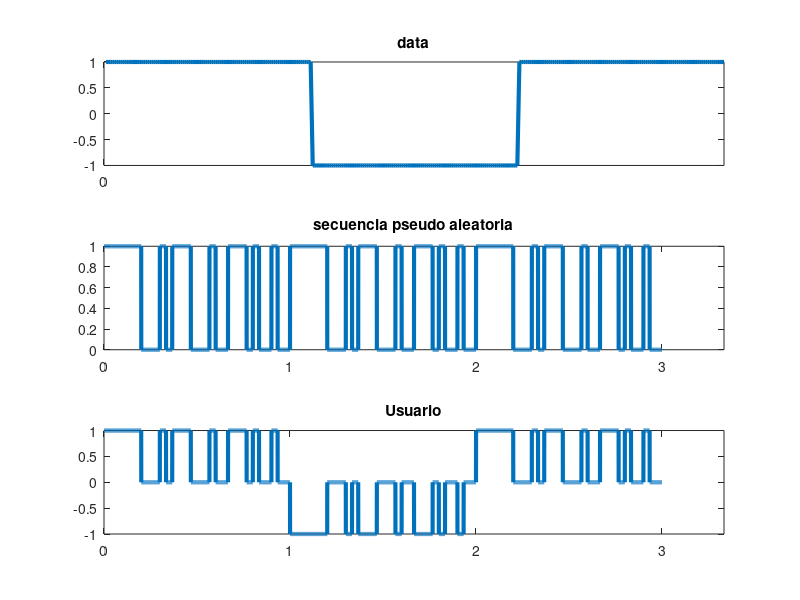
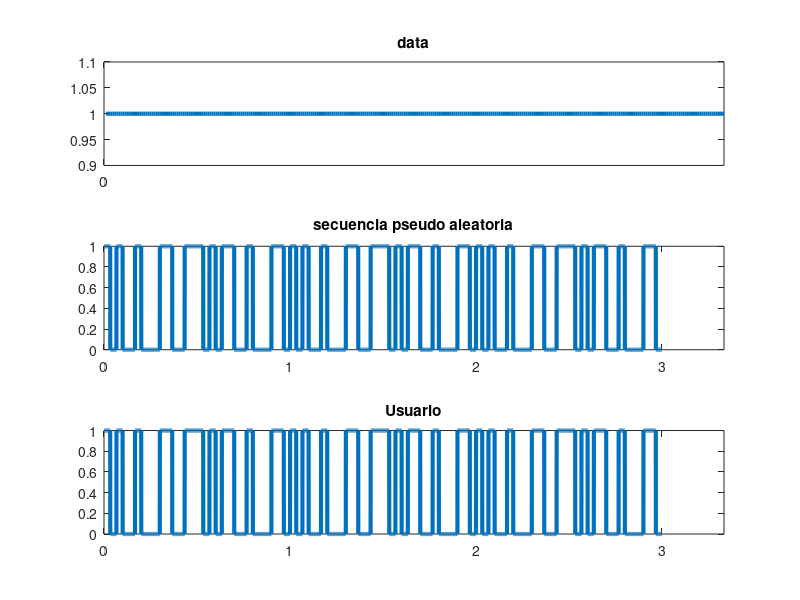
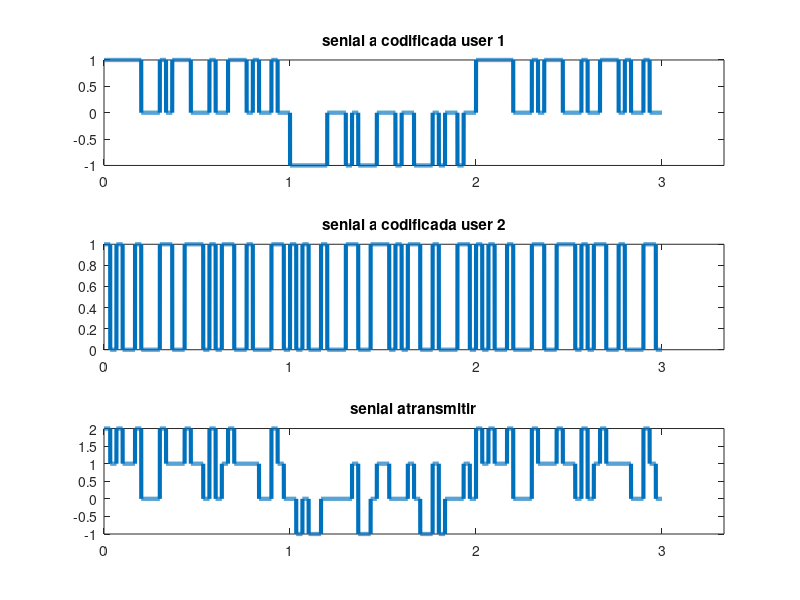
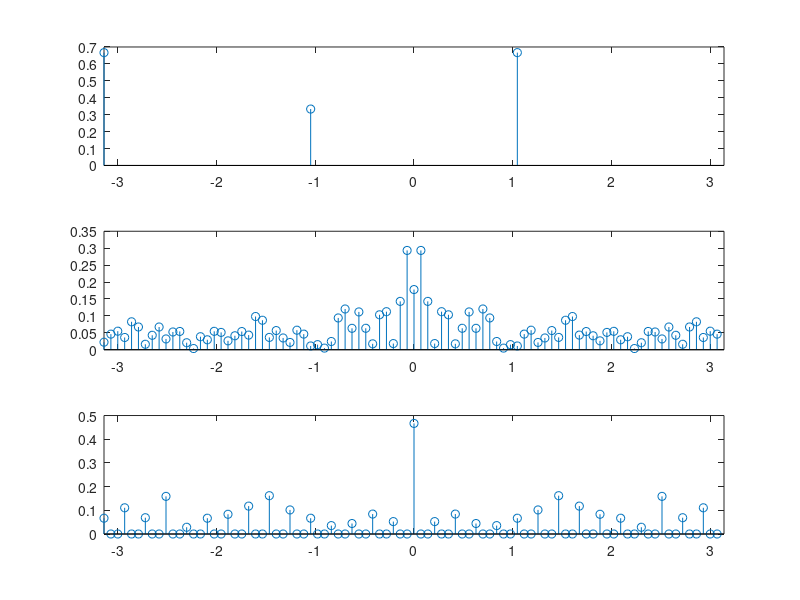

Here is the MATLAB script that generated these plots, in order:
%% Ejemplo CDMA

clc
clear all
close all

% Parámetros

n_data = 3;     % nro bits de datos
n_PN = 30;       % nro de bits secuencia pseudo aleatoria
n = 2;          % cantidad de usuarios simultaneos 

%% Generacion de datos

% generacion de datos y las secuencias pseudo aleatorias para la
% codificacion
data = randi([0 1],n_data,n);
PN = randi([0 1],n_PN,n);

for i = 1:n
    disp(strcat("Data usuario ",i))
    transpose(data(:,i))
end
for i = 1:n
    disp(strcat("Secuencia pseudoaleatoria usuario ",i))
    transpose(PN(:,i))
end
%% Codificacion
% 
% codificacion
data = 2*data-1;

for i = 1:n
    signal(:,i) = kron(data(:,i),PN(:,i));
end
signal
%%
% concatena la secuencia PN n_data veces
PN_long = repmat(PN,[n_data 1]);

% repite los datos para graficar
PN_mat_plot = repelem(PN_long,100,1);
data_plot = repelem(data,100,1);
signal_plot = repelem(signal,100,1);

L=length(PN_mat_plot);


for user = 1:n
    figure
    subplot(3,1,1)
    plot(data_plot(:,user),'linewidth',3)
    title('data')
    % configs grafico
    set(gca,'XTick',0:n_PN*100:L);
    set(gca,'XTickLabel',0:n_data);
    
    subplot(3,1,2)
    plot(PN_mat_plot(:,user),'linewidth',3)
    title('secuencia pseudo aleatoria')
    % configs grafico
    set(gca,'XTick',0:n_PN*100:L);
    set(gca,'XTickLabel',0:n_data);
    
    subplot(3,1,3)
    plot(signal_plot(:,user),'linewidth',3)
    title('senial codificada')
    % configs grafico
    set(gca,'XTick',0:n_PN*100:L);
    set(gca,'XTickLabel',0:n_data);
    title(strcat('Usuario ', user))
end
%% Combinacion de seniales

transmittesr_signal = sum(signal,2);
transmitter_signal_plot = sum(signal_plot,2);

figure
subplot(3,1,1)
plot(signal_plot(:,1),'linewidth',3)
title('senial a codificada user 1')
% configs grafico
set(gca,'XTick',0:n_PN*100:L);
set(gca,'XTickLabel',0:n_data);

subplot(3,1,2)
plot(signal_plot(:,2),'linewidth',3)
title('senial a codificada user 2')
% configs grafico
set(gca,'XTick',0:n_PN*100:L);
set(gca,'XTickLabel',0:n_data);

subplot(3,1,3)
plot(transmitter_signal_plot,'linewidth',3)
title('senial atransmitir')
% configs grafico
set(gca,'XTick',0:n_PN*100:L);
set(gca,'XTickLabel',0:n_data);
%%
% espectros
f_data = -pi:2*pi/length(data):pi-2*pi/length(data);
f_signal = -pi:2*pi/length(signal):pi-2*pi/length(signal);
figure
subplot(3,1,1)
stem(f_data,abs(fftshift(fft(data(:,1))))/length(data))
xlim([-pi pi])
subplot(3,1,2)
stem(f_signal,abs(fftshift(fft(signal(:,1))))/length(signal))
xlim([-pi pi])
subplot(3,1,3)
stem(f_signal,abs(fftshift(fft(signal(:,2))))/length(signal))
xlim([-pi pi])
%% Decodificacion
% 
for user = 1:n
    
    decoded_signal(:,user) = (reshape(transmittesr_signal,[n_PN n_data])'*PN(:,user));
    recovered_signal(decoded_signal(:,user) > 0) = 1;
    recovered_signal(decoded_signal(:,user) <= 0) = 0;
    
    
    %plots
    decoded_signal_plot = repelem(decoded_signal(:,user),500,1);
    recovered_signal_plot = repelem(recovered_signal',500,1);
    
    figure
    subplot(4,1,1)
    plot(transmitter_signal_plot,'linewidth',3)
    title('senial recibida')
    % configs grafico
    set(gca,'XTick',0:n_PN*100:L);
    set(gca,'XTickLabel',0:n_data);
    
    subplot(4,1,2)
    plot(PN_mat_plot(:,user),'linewidth',3)
    title('secuencia pseudo aleatoria')
    % configs grafico
    set(gca,'XTick',0:n_PN*100:L);
    set(gca,'XTickLabel',0:n_data);
    
    subplot(4,1,3)
    plot(recovered_signal_plot,'linewidth',3)
    title('senial decodificada')
    % configs grafico
    set(gca,'XTick',0:n_PN*100:L);
    set(gca,'XTickLabel',0:n_data);
    
    subplot(4,1,4)
    plot(data_plot(:,user),'linewidth',3)
    title('data original')
    % configs grafico
    set(gca,'XTick',0:n_PN*100:L);
    set(gca,'XTickLabel',0:n_data);
end
